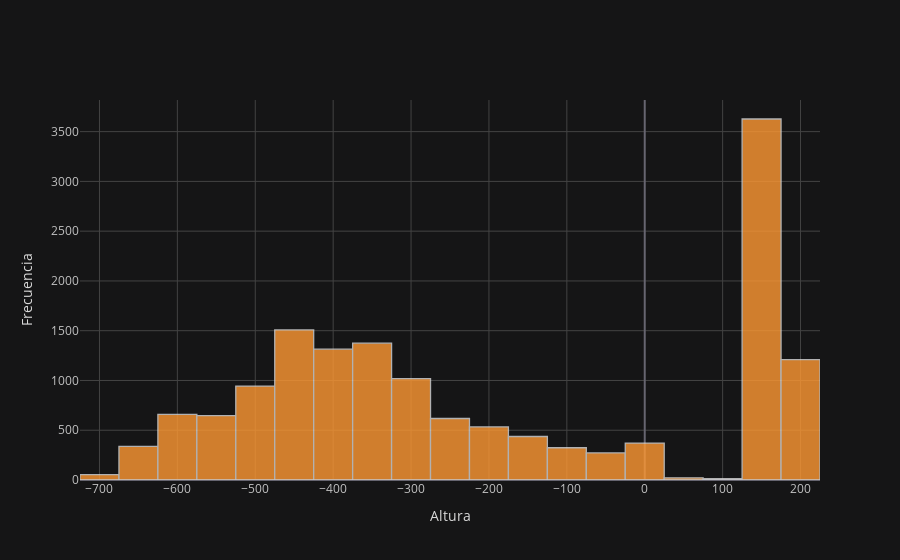

The code cell stored with this chart in its notebook:
### Code cell
#Histograma altura

prueba2['height'].iplot(kind='hist', bins=25, xTitle='Altura', yTitle='Frecuencia')

### Figure 1 — Plotly figure (JSON) as saved in the notebook; plotly's stock layout.template omitted (floating-point values rounded to 4 significant figures; data arrays with more than 128 entries replaced by an {"elided": "..."} marker saying what was removed)
{"data": [{"histfunc": "count", "histnorm": "", "marker": {"color": "rgba(255, 153, 51, 1.0)", "line": {"color": "#D9D9D9", "width": 1.3}}, "name": "height", "nbinsx": 25, "opacity": 0.8, "orientation": "v", "type": "histogram", "x": {"elided": "15285 float values"}}], "layout": {"barmode": "overlay", "legend": {"bgcolor": "#151516", "font": {"color": "#D9D9D9"}}, "paper_bgcolor": "#151516", "plot_bgcolor": "#151516", "title": {"font": {"color": "#D9D9D9"}}, "xaxis": {"gridcolor": "#434343", "showgrid": true, "tickfont": {"color": "#C2C2C2"}, "title": {"font": {"color": "#D9D9D9"}, "text": "Altura"}, "zerolinecolor": "#666570"}, "yaxis": {"gridcolor": "#434343", "showgrid": true, "tickfont": {"color": "#C2C2C2"}, "title": {"font": {"color": "#D9D9D9"}, "text": "Frecuencia"}, "zerolinecolor": "#666570"}}}
